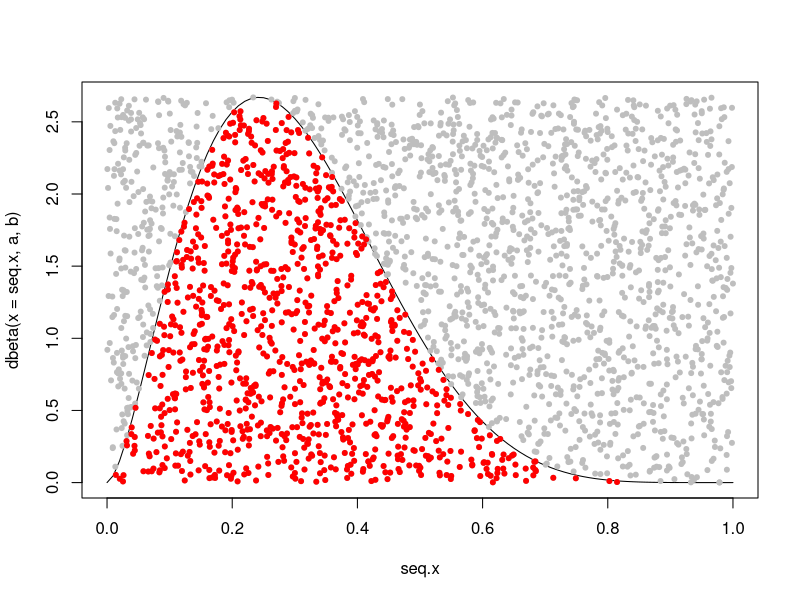
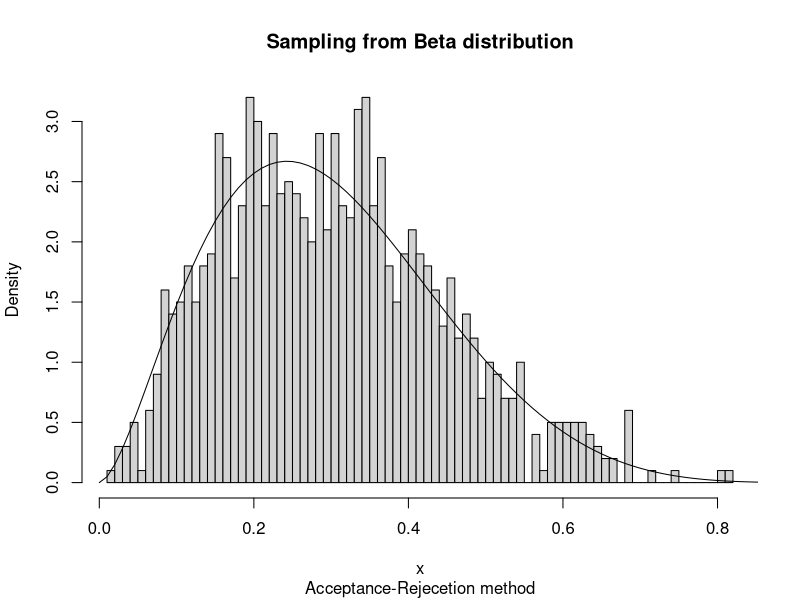

R code for these plots, in order:
#' 目的分布：Beta 分布
#' 提案分布：Uniform 分布

Example2.7 <- function(a=2.7, b=6.3, sample.size=1000){
  # 受容・棄却法による
  # Beta 分布からのサンプリング
  # 目的分布: Beta(2.7, 6.3)  
  # 提案分布: 一様分布
  optim.obj <- optimize(f=function(x){dbeta(x=x,shape1=a,shape2=b)},lower=0, upper=1, maximum=T)
  M <- optim.obj$objective
  print(M)
  print(1/M)
  # rigorous beta density curve
  seq.x <- seq(from=0, to=1, by=0.01)
  plot(x=seq.x, y=dbeta(x=seq.x, a, b), type="l")
  
  x <- NULL
  while(length(x) < sample.size){
    candidates <- runif(n=M*sample.size, min=0, max=1)
    f <- dbeta(x=candidates, shape1=a, shape2=b)
    rand.y <- runif(n=M*sample.size, min=0, max=M)
    passed.x <- (rand.y < f)
    passed.y <- rand.y[passed.x]
    passed.x <- candidates[passed.x]
    x <- c(x, passed.x)
    # scatter plot
    points(x=candidates, y=rand.y, type="p", col="gray", pch=20)
    points(x=passed.x, y=passed.y, col="red", pch=20)
    print(length(passed.x) / length(candidates))
  }  
  # cutoff for the following steps
  x <- x[1:sample.size]
  # histgram
  hist(x=x, breaks=100,freq=F, main="")
  # plot 
  lines(x=seq.x, y=dbeta(x=seq.x, a, b))
  title(main="Sampling from Beta distribution", sub="Acceptance-Rejecetion method")
}

Example2.7()